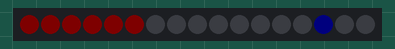
The sketch below on a simulated Arduino Uno, built with avr-gcc and run on an emulated ATmega328P. Shown: 17 RGB LEDs in strip order, left to right. Dim RGB values are drawn brighter than linear; colours are those a GRB WS2812 strip shows for the declared byte order.

Above: at 1.1 s.
At 1.9 s:
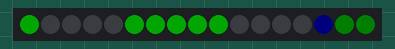
At 2.7 s:
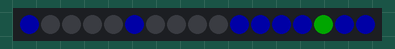
At 3.5 s:
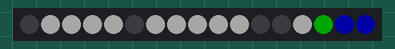

The sketch:

roboface01.ino
```cpp
#include "FastLED.h"

///////////////////////////////////////////////////////////////////////////////////////////
//
// Testing WS2812B LEDs on McRoboFace
// Shows various expressions
//
///////////////////////////////////////////////////////////////////////////////////////////


// WS2812B definitions
#define NUM_LEDS 17
#define DATA_PIN A0
CRGB leds[NUM_LEDS];

int bright = 40;

// This function sets up the leds and tells the controller about them
void setup()
{
  // sanity check delay - allows reprogramming if accidently blowing power w/leds
  delay(1000);

  FastLED.addLeds<WS2812B, DATA_PIN, RGB>(leds, NUM_LEDS);
  FastLED.setBrightness(bright);  // sets the maximum brightness level. All values are scalled to fit in this range
  allOff();
}

int wait = 800; // This is the delay in ms between LED colour changes
byte smileData[14]   = {1, 1, 1, 1, 1, 1, 0, 0, 0, 0, 0, 0, 0, 0};
byte frownData[14]   = {1, 0, 0, 0, 0, 1, 1, 1, 1, 1, 0, 0, 0, 0};
byte grimaceData[14] = {1, 0, 0, 0, 0, 1, 0, 0, 0, 0, 1, 1, 1, 1};
byte oooohData[14]   = {0, 1, 1, 1, 1, 0, 1, 1, 1, 1, 1, 0, 0, 1};

// This function runs over and over, and is where you do the magic to light your leds.
void loop()
{
  allOff();
  nose(0, 0, 30);
  smile(30, 0, 0);
  delay(wait);
  eyes(0, 30, 0);
  frown(0, 255, 0);
  delay(wait);
  eyes(0, 0, 255);
  nose(0, 255, 0);
  grimace(0, 0, 255);
  delay(wait);
  ooooh(255, 255, 255);
  delay(wait);
}

void nose(int red, int green, int blue)
{
  leds[14] = CRGB (green, red, blue);
}

void eyes(int red, int green, int blue)
{
  leds[16] = leds[15] = CRGB (green, red, blue);
}

void smile(int red, int green, int blue)
{
  for(int i=0; i<14; i++)
  {
    leds[i] = 0;
    if (smileData[i] != 0)
      leds[i] = CRGB(green, red, blue);
  }
  FastLED.show();
}

void grimace(int red, int green, int blue)
{
  for(int i=0; i<14; i++)
  {
    leds[i] = 0;
    if (grimaceData[i] != 0)
      leds[i] = CRGB(green, red, blue);
  }
  FastLED.show();
}

void frown(int red, int green, int blue)
{
  for(int i=0; i<14; i++)
  {
    leds[i] = 0;
    if (frownData[i] != 0)
      leds[i] = CRGB(green, red, blue);
  }
  FastLED.show();
}

void ooooh(int red, int green, int blue)
{
  for(int i=0; i<14; i++)
  {
    leds[i] = 0;
    if (oooohData[i] != 0)
      leds[i] = CRGB(green, red, blue);
  }
  FastLED.show();
}

// Turns all the LEDs to OFF
void allOff()
{
  for (int i=0; i<NUM_LEDS; i++)
    leds[i] = 0;
  FastLED.show();
}

// Sets all the LEDs to the same colour
void setAll(int red, int green, int blue)
{
  for (int i=0; i<NUM_LEDS; i++)
  {
    leds[i].g = red;
    leds[i].r = green;
    leds[i].b = blue;
  }
  FastLED.show();
}
```

Measured:
- by itself, everything shown: repeats every 3.2 s, in 4 steps
- what the display in image 0 shows lasts 0.8 s, from 1.0 s to 1.8 s
